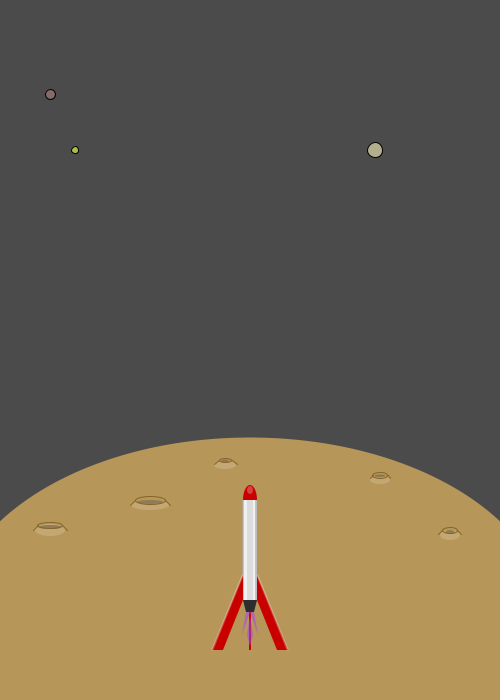
Frame 1 (no input)
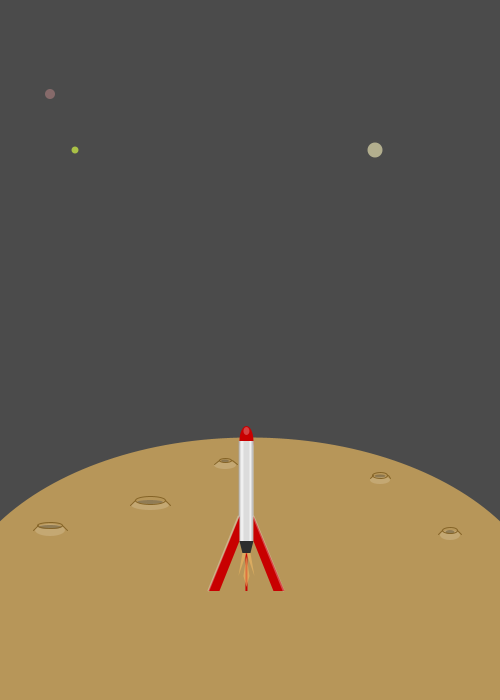
Frame 60 (the mouse pressed at the canvas centre just before this capture)
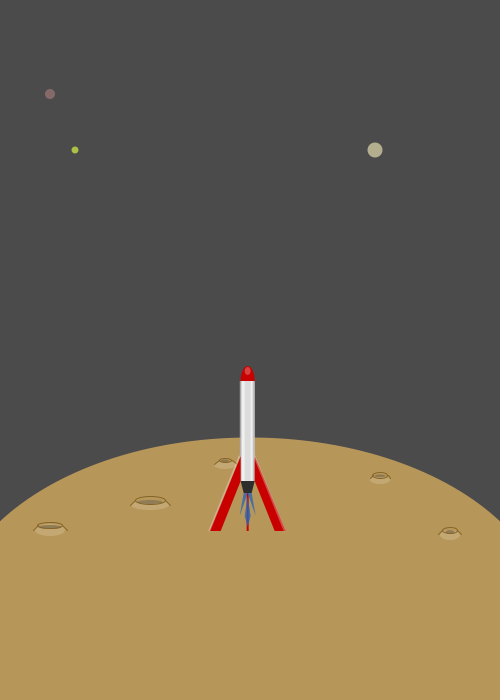
Frame 120 (the mouse held since frame 60 and released just before this capture)

The Processing sketch that drew these frames (run headless with seeded random() and noise(); from frame 60 on, the mouse is pressed at the canvas centre):

// Processing sketch: processing_42460
// ── processing_42460.pde



// Declaring variables !!! int = intergers!!!
float RocketPosX;
float RocketPosY;

/*
float planet_1_R;
float planet_1_G;
float planet_1_B;
float planet_1_A;
float planet_2_R;
float planet_2_G;
float planet_2_B;
float planet_2_A;
float planet_3_R;
float planet_3_G;
float planet_3_B;
float planet_3_A;
float planet_4_R;
float planet_4_G;
float planet_4_B;
float planet_4_A;
*/

float smokeR;
float smokeG;
float smokeB;
float smokeA;

void setup() {
  size (500, 700);
  smooth();
  frameRate(60);
  RocketPosX = width/2; // Positioning X. Within void setup.
  RocketPosY = height/2+150; // Positioning Y. Within void setup.
}


void draw () {
  background(75);
  
  /*
  planet_1_R = random (170); // variable RED
  planet_1_G = random (170); // variable GREEN
  planet_1_B = random (170); // Variable BLUE
  planet_1_A = random (225); // VARIABLE ALPHA
  planet_2_R = random (170);
  planet_2_G = random (170);
  planet_2_B = random (170);
  planet_2_A = random (225);
  planet_3_R = random (170);
  planet_3_G = random (170);
  planet_3_B = random (170);
  planet_3_A = random (225);
  planet_4_R = random (170);
  planet_4_G = random (170);
  planet_4_B = random (170);
  planet_4_A = random (225);
  */

  smokeR = random (255);
  smokeG = random (255);
  smokeB = random (255);
  smokeA = random (100, 255);

  // Small planets.
  // fill(planet_1_R, planet_1_G, planet_1_B, planet_1_A); // Variable context for this planet
  fill(178, 174, 142);
  ellipse(width/2+125, height/2-200, 15, 15);
  // fill(planet_2_R, planet_2_G, planet_2_B, planet_2_A); // Variable context for this planet
  fill(170, 193, 70);
  ellipse(width/2-175, height/2-200, 7, 7);
  // fill(planet_3_R, planet_3_G, planet_3_B, planet_3_A); // Variable context for this planet
  fill(115, 134, 106);
  ellipse(width/2+200, height/2-400, 5, 5);
  // fill(planet_4_R, planet_4_G, planet_4_B, planet_4_A); // Variable conext for this planet
  fill(134, 106, 106);
  ellipse(width/2-200, height/2-256, 10, 10);


  // Planet.
  fill (183, 150, 89);
  noStroke();
  ellipse (width/2, height/2+275, 600, 375);

  // Highlights on the angeld parts of the craters.
  fill(229, 211, 176, 75); // Highlight color.
  ellipse(width/2-100, height/2+155, 38, 10); // Highlight # 1
  ellipse(width/2+130, height/2+130, 20, 8); // Highlight # 2
  ellipse(width/2-200, height/2+180, 30, 12); // Highlight # 3
  ellipse(width/2-25, height/2+115, 22, 8); // Highlight # 4
  ellipse(width/2+200, height/2+185, 20, 10); // Highlight # 5

  // Shadows in the craters.
  fill (121, 104, 71, 175);
  ellipse(width/2-100, height/2+152, 26, 4); // Shadow # 1
  ellipse(width/2+130, height/2+126, 11, 3); // Shadow # 2
  ellipse(width/2-200, height/2+177, 23, 4); // Shadow # 3
  ellipse(width/2-25, height/2+111, 8, 3); // Shadow # 4
  ellipse(width/2+200, height/2+182, 9, 4); // Shawow # 5

  // Outlines of the craters.
  stroke(133, 100, 39);
  strokeWeight(1);
  noFill();
  ellipse(width/2-100, height/2+150, 30, 8); // # 1
  line(width/2-115, height/2+150, width/2-120, height/2+155); // Lines to ellipse above
  line(width/2-85, height/2+150, width/2-80, height/2+155); // Lines to ellipse above
  ellipse(width/2+130, height/2+125, 15, 6); // # 2
  line(width/2+123, height/2+125, width/2+120, height/2+128);
  line(width/2+138, height/2+125, width/2+140, height/2+128);
  ellipse(width/2-200, height/2+175, 25, 6); // # 3
  line(width/2-212, height/2+175, width/2-217, height/2+180);
  line(width/2-188, height/2+175, width/2-183, height/2+180);
  ellipse(width/2-25, height/2+110, 12, 4); // # 4
  line(width/2-31, height/2+110, width/2-36, height/2+114);
  line(width/2-18, height/2+110, width/2-13, height/2+114);
  ellipse(width/2+200, height/2+180, 15, 6); // # 5
  line(width/2+207, height/2+180, width/2+211, height/2+184);
  line(width/2+192, height/2+180, width/2+188, height/2+184);

  // Rocket.
  noStroke();
  fill(200, 0, 0);
  ellipse(RocketPosX, RocketPosY, 14, 30); // Top.
  fill(255, 255, 255, 65);
  ellipse(RocketPosX, RocketPosY-10, 6, 8); // Reflection on the top.
  noStroke();
  fill(220);
  rectMode(CORNER);
  rect(RocketPosX-7, RocketPosY, 14, 100);// Body.
  fill(240, 240, 240);
  rect(RocketPosX-7, RocketPosY, 4, 100);
  rect(RocketPosX+3, RocketPosY, 3, 100);
  fill(170, 170, 170, 155);
  rect(RocketPosX-8, RocketPosY, 2, 100);
  rect(RocketPosX+5, RocketPosY, 2, 100);

  // Rocket Feets.
  fill(200, 0, 0);
  quad (RocketPosX-7, RocketPosY+75, RocketPosX-7, RocketPosY+100, RocketPosX-27, RocketPosY+150, RocketPosX-38, RocketPosY+150); //x1, y1, x2, y2, x3, y3, x4, y4
  stroke(250, 250, 250, 75);
  strokeWeight(2);
  line(RocketPosX-8, RocketPosY+75, RocketPosX-38, RocketPosY+149);
  noStroke();
  rect (RocketPosX-1, RocketPosY+100, 2, 50);
  quad (RocketPosX+7, RocketPosY+75, RocketPosX+7, RocketPosY+100, RocketPosX+27, RocketPosY+150, RocketPosX+38, RocketPosY+150); // x1, y1, x2, y2, x3, y3, x4, y4
  stroke(250, 250, 250, 75);
  strokeWeight(2);
  line(RocketPosX+7, RocketPosY+75, RocketPosX+37, RocketPosY+149);

  // Exhaust pipe.
  noStroke();
  fill(45);
  quad(RocketPosX-7, RocketPosY+100, RocketPosX+7, RocketPosY+100, RocketPosX+4, RocketPosY+112, RocketPosX-4, RocketPosY+112);

  // Smoke
  fill (smokeR, smokeG, smokeB, smokeA);
  quad(RocketPosX-4, RocketPosY+112, RocketPosX, RocketPosY+112, RocketPosX-8, RocketPosY+135, RocketPosX-8, RocketPosY+135);
  quad(RocketPosX, RocketPosY+112, RocketPosX+4, RocketPosY+112, RocketPosX+8, RocketPosY+135, RocketPosX+8, RocketPosY+135);
  quad(RocketPosX, RocketPosY+115, RocketPosX+3, RocketPosY+135, RocketPosX, RocketPosY+146, RocketPosX-3, RocketPosY+135);
  
  // Movement.
  RocketPosY = RocketPosY - 1;
  RocketPosX = RocketPosX + random (-2, 2); // This was first int after change it to float it worked fine! Be consistent!!!
}
